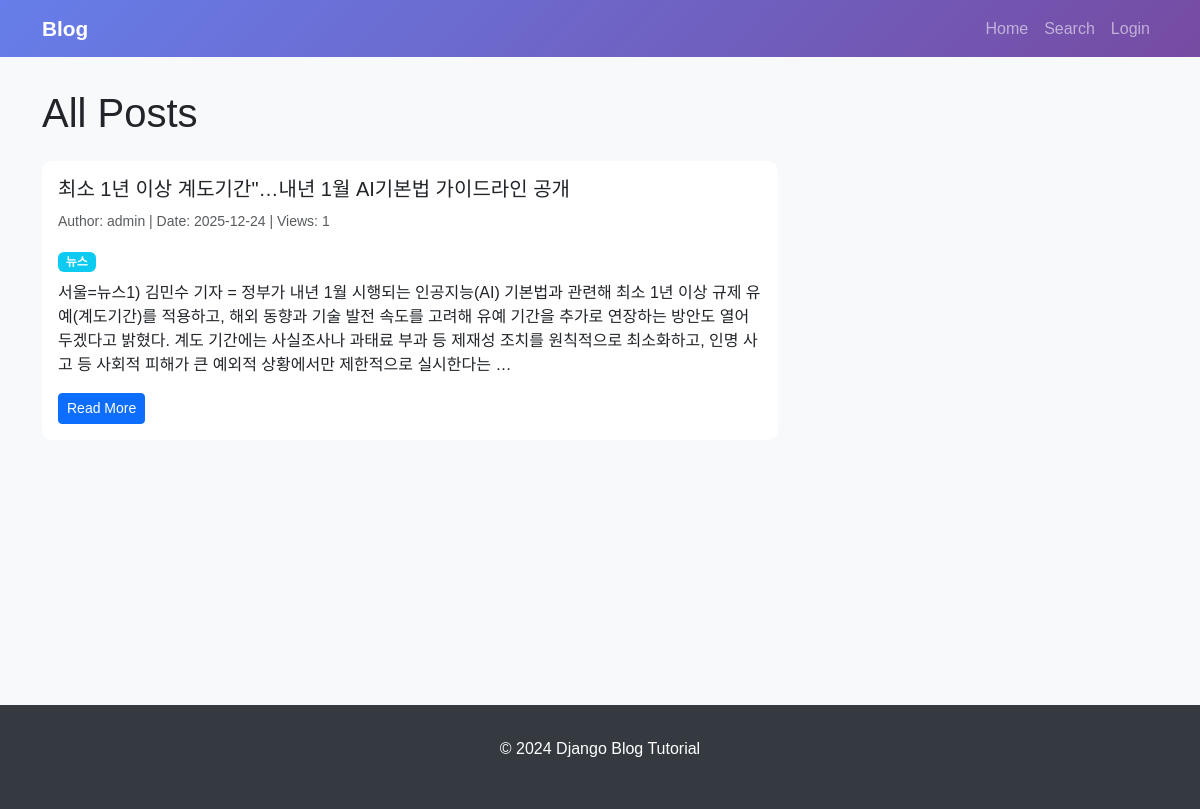
Screenshot of /blog/ with the database file from the repository.
### blog/models.py (models this page shows, shortened)
class Post(models.Model):
    title=models.CharField(max_length=200)
    content=models.TextField()
    author=models.ForeignKey(User, on_delete=models.CASCADE, related_name='posts')
    category = models.ForeignKey(Category, on_delete=models.SET_NULL, null=True,
                                 blank=True, related_name='posts')
    tags = models.ManyToManyField(Tag, blank=True, related_name='posts')
    created_at = models.DateTimeField(auto_now_add=True) # 생성시간 딱 한번만
    updated_at = models.DateTimeField(auto_now=True) # 수정 시간 자동갱신
    published = models.BooleanField(default=False)
    views = models.IntegerField(default=0) # 조회수
    class Meta:
        ordering = ['-created_at']

class Category(models.Model):
    name = models.CharField(max_length=100, unique=True)
    description = models.TextField(blank=True)
    created_at = models.DateTimeField(auto_now_add=True)
    class Meta:
        verbose_name_plural = "Categories"
        ordering = ['-created_at'] # 정렬방식은 생성된 날짜 기준으로

### blog/views.py (the view)
# urls.py: path('', views.post_list, name = 'post_list'), #RBV 단순한 뷰 (로직)
def post_list(request):
    posts = Post.objects.filter(published=True).select_related('author', 'category')
    return render(request, 'blog/post_list.html', {'posts':posts})

### templates/blog/post_list.html (shortened to what this page needs)
{% extends 'blog/base.html' %}
{% block content %}
<h1 class="mb-4">All Posts</h1>
{% if posts %}
    <div class="row">
        {% for post in posts %}
            <div class="col-md-8 mb-4">
                <div class="card">
                    <div class="card-body">
                        <h5 class="card-title">{{ post.title }}</h5>
                        <p class="card-text text-muted">
                            <small>Author: {{ post.author.username }} | Date: {{ post.created_at|date:"Y-m-d" }} | Views: {{ post.views }}</small>
                        </p>
                        {% if post.category %}
                            <span class="badge bg-info">{{ post.category.name }}</span>
                        {% endif %}
                        <p class="card-text mt-2">{{ post.content|truncatewords:50 }}</p>
                        <a href="{% url 'blog:post_detail' post.pk %}" class="btn btn-sm btn-primary">Read More</a>
                    </div>
                </div>
            </div>
        {% endfor %}
    </div>
{% else %}
    <div class="alert alert-info">No posts yet.</div>
{% endif %}
{% endblock %}

### templates/blog/base.html (style rules this page uses)
body { font-family: 'Arial', sans-serif; background-color: #f8f9fa; }
.card { transition: transform 0.3s, box-shadow 0.3s; border: none; border-radius: 10px; }

### rows the page displays
Post: title "최소 1년 이상 계도기간\"…내년 1월 AI기본법 가이드라인 공개", author.username "admin", created_at "2025-12-24", views "1", category.name "뉴스", content "서울=뉴스1) 김민수 기자 = 정부가 내년 1월 시행되는 인공지능(AI) 기본법과 관련해 최소 1년 이상 규제 유예(계도기간)를 적용하고, 해외 동향과 기술 발전 속도를 고려해 유예 기간을 추가로 연장하는 방안도 열어두겠다고 밝혔다. 계도 기간에는 사실조사나 과태료 부과 등 제재성 조치를 원칙적으로 최소화하고, 인명 사고 등 사회적 피해가 큰 예외적 상황에서만 제한적으로 실시한다는 …"
